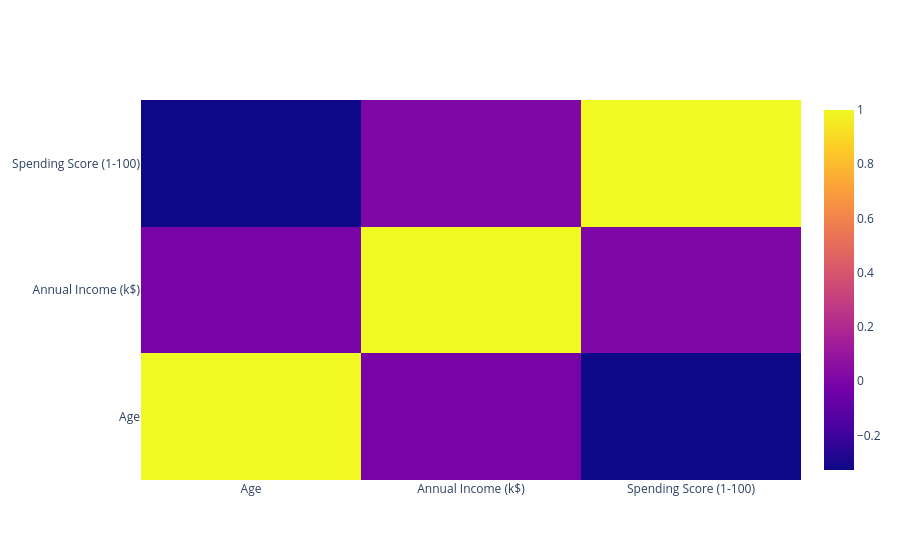

This figure's notebook cell:
### Code cell
corr = df[['Age', 'Annual Income (k$)', 'Spending Score (1-100)']].corr()
fig = go.Figure(data=go.Heatmap(z=corr.values, x=corr.columns, y=corr.columns))
fig.show()

### Figure 1 — Plotly figure (JSON) as saved in the notebook; plotly's stock layout.template omitted (floating-point values rounded to 4 significant figures)
{"data": [{"type": "heatmap", "x": ["Age", "Annual Income (k$)", "Spending Score (1-100)"], "y": ["Age", "Annual Income (k$)", "Spending Score (1-100)"], "z": [[1.0, -0.0124, -0.3272], [-0.0124, 1.0, 0.009903], [-0.3272, 0.009903, 1.0]]}], "layout": {}}
